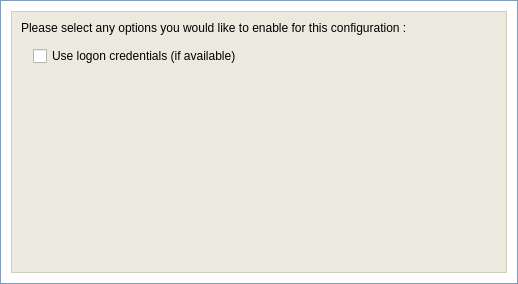
<ui version="4.0" >
 <class>Form</class>
 <widget class="QWidget" name="Form" >
  <property name="geometry" >
   <rect>
    <x>0</x>
    <y>0</y>
    <width>518</width>
    <height>284</height>
   </rect>
  </property>
  <property name="sizePolicy" >
   <sizepolicy vsizetype="Fixed" hsizetype="Fixed" >
    <horstretch>0</horstretch>
    <verstretch>0</verstretch>
   </sizepolicy>
  </property>
  <property name="minimumSize" >
   <size>
    <width>518</width>
    <height>284</height>
   </size>
  </property>
  <property name="maximumSize" >
   <size>
    <width>496</width>
    <height>262</height>
   </size>
  </property>
  <property name="windowTitle" >
   <string>Form</string>
  </property>
  <layout class="QVBoxLayout" >
   <property name="spacing" >
    <number>0</number>
   </property>
   <property name="leftMargin" >
    <number>0</number>
   </property>
   <property name="topMargin" >
    <number>0</number>
   </property>
   <property name="rightMargin" >
    <number>0</number>
   </property>
   <property name="bottomMargin" >
    <number>0</number>
   </property>
   <item>
    <widget class="QFrame" name="frameOuterCosmetic" >
     <property name="sizePolicy" >
      <sizepolicy vsizetype="Fixed" hsizetype="Preferred" >
       <horstretch>0</horstretch>
       <verstretch>0</verstretch>
      </sizepolicy>
     </property>
     <property name="minimumSize" >
      <size>
       <width>16</width>
       <height>284</height>
      </size>
     </property>
     <property name="palette" >
      <palette>
       <active>
        <colorrole role="WindowText" >
         <brush brushstyle="SolidPattern" >
          <color alpha="255" >
           <red>127</red>
           <green>157</green>
           <blue>185</blue>
          </color>
         </brush>
        </colorrole>
        <colorrole role="Base" >
         <brush brushstyle="SolidPattern" >
          <color alpha="255" >
           <red>255</red>
           <green>255</green>
           <blue>255</blue>
          </color>
         </brush>
        </colorrole>
        <colorrole role="Window" >
         <brush brushstyle="SolidPattern" >
          <color alpha="255" >
           <red>255</red>
           <green>255</green>
           <blue>255</blue>
          </color>
         </brush>
        </colorrole>
       </active>
       <inactive>
        <colorrole role="WindowText" >
         <brush brushstyle="SolidPattern" >
          <color alpha="255" >
           <red>127</red>
           <green>157</green>
           <blue>185</blue>
          </color>
         </brush>
        </colorrole>
        <colorrole role="Base" >
         <brush brushstyle="SolidPattern" >
          <color alpha="255" >
           <red>255</red>
           <green>255</green>
           <blue>255</blue>
          </color>
         </brush>
        </colorrole>
        <colorrole role="Window" >
         <brush brushstyle="SolidPattern" >
          <color alpha="255" >
           <red>255</red>
           <green>255</green>
           <blue>255</blue>
          </color>
         </brush>
        </colorrole>
       </inactive>
       <disabled>
        <colorrole role="WindowText" >
         <brush brushstyle="SolidPattern" >
          <color alpha="255" >
           <red>127</red>
           <green>127</green>
           <blue>127</blue>
          </color>
         </brush>
        </colorrole>
        <colorrole role="Base" >
         <brush brushstyle="SolidPattern" >
          <color alpha="255" >
           <red>255</red>
           <green>255</green>
           <blue>255</blue>
          </color>
         </brush>
        </colorrole>
        <colorrole role="Window" >
         <brush brushstyle="SolidPattern" >
          <color alpha="255" >
           <red>255</red>
           <green>255</green>
           <blue>255</blue>
          </color>
         </brush>
        </colorrole>
       </disabled>
      </palette>
     </property>
     <property name="autoFillBackground" >
      <bool>true</bool>
     </property>
     <property name="frameShape" >
      <enum>QFrame::Box</enum>
     </property>
     <property name="frameShadow" >
      <enum>QFrame::Plain</enum>
     </property>
     <layout class="QVBoxLayout" >
      <property name="spacing" >
       <number>10</number>
      </property>
      <property name="leftMargin" >
       <number>10</number>
      </property>
      <property name="topMargin" >
       <number>10</number>
      </property>
      <property name="rightMargin" >
       <number>10</number>
      </property>
      <property name="bottomMargin" >
       <number>10</number>
      </property>
      <item>
       <widget class="QFrame" name="frame" >
        <property name="palette" >
         <palette>
          <active>
           <colorrole role="WindowText" >
            <brush brushstyle="SolidPattern" >
             <color alpha="255" >
              <red>208</red>
              <green>208</green>
              <blue>191</blue>
             </color>
            </brush>
           </colorrole>
           <colorrole role="Base" >
            <brush brushstyle="SolidPattern" >
             <color alpha="255" >
              <red>255</red>
              <green>255</green>
              <blue>255</blue>
             </color>
            </brush>
           </colorrole>
           <colorrole role="Window" >
            <brush brushstyle="SolidPattern" >
             <color alpha="255" >
              <red>236</red>
              <green>234</green>
              <blue>223</blue>
             </color>
            </brush>
           </colorrole>
          </active>
          <inactive>
           <colorrole role="WindowText" >
            <brush brushstyle="SolidPattern" >
             <color alpha="255" >
              <red>208</red>
              <green>208</green>
              <blue>191</blue>
             </color>
            </brush>
           </colorrole>
           <colorrole role="Base" >
            <brush brushstyle="SolidPattern" >
             <color alpha="255" >
              <red>255</red>
              <green>255</green>
              <blue>255</blue>
             </color>
            </brush>
           </colorrole>
           <colorrole role="Window" >
            <brush brushstyle="SolidPattern" >
             <color alpha="255" >
              <red>236</red>
              <green>234</green>
              <blue>223</blue>
             </color>
            </brush>
           </colorrole>
          </inactive>
          <disabled>
           <colorrole role="WindowText" >
            <brush brushstyle="SolidPattern" >
             <color alpha="255" >
              <red>118</red>
              <green>116</green>
              <blue>108</blue>
             </color>
            </brush>
           </colorrole>
           <colorrole role="Base" >
            <brush brushstyle="SolidPattern" >
             <color alpha="255" >
              <red>236</red>
              <green>234</green>
              <blue>223</blue>
             </color>
            </brush>
           </colorrole>
           <colorrole role="Window" >
            <brush brushstyle="SolidPattern" >
             <color alpha="255" >
              <red>236</red>
              <green>234</green>
              <blue>223</blue>
             </color>
            </brush>
           </colorrole>
          </disabled>
         </palette>
        </property>
        <property name="autoFillBackground" >
         <bool>true</bool>
        </property>
        <property name="frameShape" >
         <enum>QFrame::Box</enum>
        </property>
        <property name="frameShadow" >
         <enum>QFrame::Plain</enum>
        </property>
        <layout class="QVBoxLayout" >
         <item>
          <widget class="QLabel" name="labelMessage" >
           <property name="palette" >
            <palette>
             <active>
              <colorrole role="WindowText" >
               <brush brushstyle="SolidPattern" >
                <color alpha="255" >
                 <red>0</red>
                 <green>0</green>
                 <blue>0</blue>
                </color>
               </brush>
              </colorrole>
             </active>
             <inactive>
              <colorrole role="WindowText" >
               <brush brushstyle="SolidPattern" >
                <color alpha="255" >
                 <red>0</red>
                 <green>0</green>
                 <blue>0</blue>
                </color>
               </brush>
              </colorrole>
             </inactive>
             <disabled>
              <colorrole role="WindowText" >
               <brush brushstyle="SolidPattern" >
                <color alpha="255" >
                 <red>118</red>
                 <green>116</green>
                 <blue>108</blue>
                </color>
               </brush>
              </colorrole>
             </disabled>
            </palette>
           </property>
           <property name="font" >
            <font>
             <family>Arial</family>
             <pointsize>9</pointsize>
            </font>
           </property>
           <property name="text" >
            <string>Please select any options you would like to enable for this configuration :</string>
           </property>
           <property name="wordWrap" >
            <bool>true</bool>
           </property>
          </widget>
         </item>
         <item>
          <widget class="QFrame" name="frame_3" >
           <property name="minimumSize" >
            <size>
             <width>16</width>
             <height>30</height>
            </size>
           </property>
           <property name="frameShape" >
            <enum>QFrame::NoFrame</enum>
           </property>
           <property name="frameShadow" >
            <enum>QFrame::Raised</enum>
           </property>
           <layout class="QVBoxLayout" >
            <property name="spacing" >
             <number>4</number>
            </property>
            <property name="leftMargin" >
             <number>12</number>
            </property>
            <property name="topMargin" >
             <number>0</number>
            </property>
            <property name="rightMargin" >
             <number>0</number>
            </property>
            <property name="bottomMargin" >
             <number>0</number>
            </property>
            <item>
             <widget class="QCheckBox" name="useLogonCreds" >
              <property name="palette" >
               <palette>
                <active>
                 <colorrole role="WindowText" >
                  <brush brushstyle="SolidPattern" >
                   <color alpha="255" >
                    <red>0</red>
                    <green>0</green>
                    <blue>0</blue>
                   </color>
                  </brush>
                 </colorrole>
                </active>
                <inactive>
                 <colorrole role="WindowText" >
                  <brush brushstyle="SolidPattern" >
                   <color alpha="255" >
                    <red>0</red>
                    <green>0</green>
                    <blue>0</blue>
                   </color>
                  </brush>
                 </colorrole>
                </inactive>
                <disabled>
                 <colorrole role="WindowText" >
                  <brush brushstyle="SolidPattern" >
                   <color alpha="255" >
                    <red>118</red>
                    <green>116</green>
                    <blue>108</blue>
                   </color>
                  </brush>
                 </colorrole>
                </disabled>
               </palette>
              </property>
              <property name="text" >
               <string>Use logon credentials (if available)</string>
              </property>
             </widget>
            </item>
           </layout>
          </widget>
         </item>
         <item>
          <spacer>
           <property name="orientation" >
            <enum>Qt::Vertical</enum>
           </property>
           <property name="sizeHint" >
            <size>
             <width>20</width>
             <height>40</height>
            </size>
           </property>
          </spacer>
         </item>
        </layout>
       </widget>
      </item>
     </layout>
    </widget>
   </item>
  </layout>
 </widget>
 <resources/>
 <connections/>
</ui>
